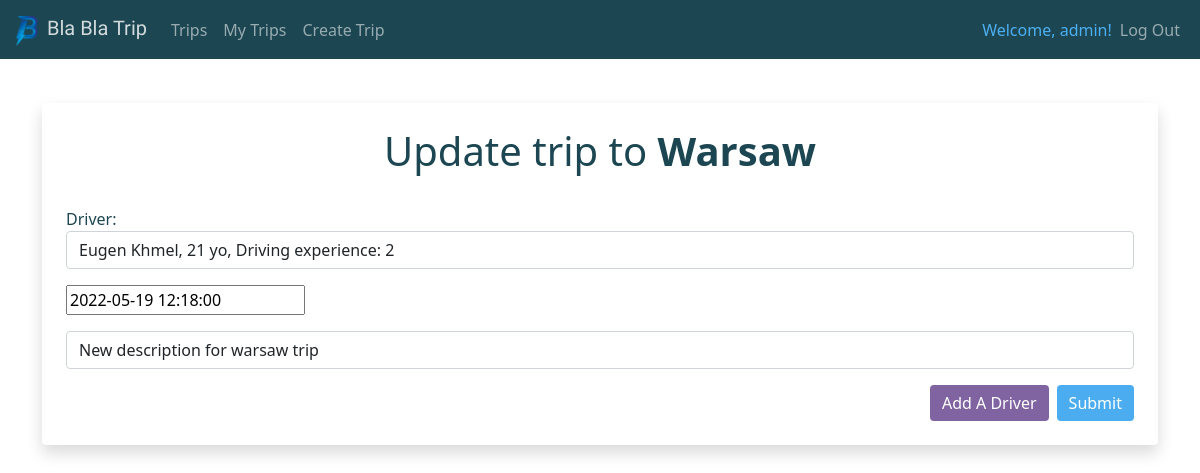
Page /update_trip/2 (signed in) on the committed database.
### trips/models.py (models this page shows, shortened)
class Trip(models.Model):
    num_of_places = models.PositiveIntegerField()
    start_date_and_time = models.DateTimeField()
    places_left = models.IntegerField(blank=True, null=True)
    description = models.TextField(blank=True)
    passengers = models.ManyToManyField(Passenger, blank=True)
    start_country = models.ForeignKey(
        Country, on_delete=models.CASCADE, related_name='Start_country')
    end_country = models.ForeignKey(
        Country, on_delete=models.CASCADE, related_name='End_country')
    start_city = models.ForeignKey(
        City, on_delete=models.CASCADE, related_name='Start_city')
    end_city = models.ForeignKey(
        City, on_delete=models.CASCADE, related_name='End_city')
    driver = models.ForeignKey(Driver, on_delete=models.CASCADE)

class City(models.Model):
    city_name = models.CharField(max_length=255)
    country = models.ForeignKey(Country, on_delete=models.CASCADE)
    def __str__(self):
        return f'{self.city_name}'
    class Meta:
        verbose_name = 'City'
        verbose_name_plural = 'Cities'

### trips/views.py (the view)
# urls.py: path('update_trip/<trip_id>', views.update_trip, name='update-trip'),
def update_trip(request, trip_id):
    if request.user.is_authenticated:
        trip = Trip.objects.get(pk=trip_id)
        if trip.driver.user == request.user:
            if request.method == 'POST':
                form = UpdateTripForm(
                    request.user, request.POST, instance=trip)
                if form.is_valid():
                    form.save()
                    return redirect('trip-details', trip_id)
            else:
                form = UpdateTripForm(request.user, instance=trip)
            return render(request, 'trips/update_trip.html', {'trip': trip, 'form': form})
        else:
            messages.success(
                request, ('This trip does not belong to you!'))
            return redirect('my-trips')
    else:
        messages.success(
            request, ('You must be authorized to update a trip'))
        return redirect('login')

### trips/forms.py (shortened to what this page needs)
class UpdateTripForm(ModelForm):
    class Meta:
        model = Trip
        fields = ('driver', 'start_date_and_time',
                  'description', )
        labels = {
            'start_date_and_time': '',
            'description': '',
            'driver': 'Driver'
        }
        widgets = {
            'start_date_and_time': DateTimePickerInput(attrs={'placeholder': 'Department Time'}),
            'description': forms.TextInput(attrs={'class': 'form-control', 'placeholder': 'Description'}),
        }
    def __init__(self, user, *args, **kwargs):
        super(UpdateTripForm, self).__init__(*args, **kwargs)
        self.fields['driver'].widget.attrs['class'] = 'form-control'
        self.fields['driver'].queryset = Driver.objects.filter(
            user=user)

### users/models.py (called while the page is built)
    def __str__(self):
        return f'{self.first_name} {self.last_name}, {self.age} yo, Driving experience: {self.experience_in_driving}'

### trips/templates/trips/update_trip.html (shortened to what this page needs)
{% extends 'trips/base.html' %}
{% load bootstrap4 %}
{% block content %}
<div class="container">
    <div class="shadow p-4 mb-5 bg-body rounded">
    <center>
        <h1>Update trip to <b>{{trip.end_city}}</b></h1>
    </center>
    <br>
    <form action="" method="POST">
        {{ form.as_p }}
        <div class="d-grid gap-2 d-md-flex justify-content-md-end">
        <a class="btn btn-secondary" href="{% url 'add-driver' trip.id%}">Add A Driver</a>
        <input type="submit", value="Submit", class="btn btn-primary">
        </div>
    </form>
    </div>
</div>
{% endblock %}

### trips/templates/trips/navbar.html (shortened to what this page needs)
{% load static %}
<nav class="navbar navbar-expand-lg navbar-dark" style="background-color: #1c4651;">
    <div class="container-fluid">
        <a class="navbar-brand" href="{% url 'home' %}" style="color:rgba(255, 255, 255, 0.8); font-family: 'Catamaran', sans-serif;">
            <img src="{% static 'logoResized.png' %}" width="30" height="30" class="d-inline-block align-text-top">
            Bla Bla Trip
        </a>
        <div class="collapse navbar-collapse" id="navbarSupportedContent">
            <ul class="nav navbar-nav ml-auto mb-2 mb-lg-0">
                <li class="nav-item">
                    <a class="nav-link" href="{% url 'list-trips' %}">Trips</a>
                </li>
                {% if user.is_authenticated %}
                <li class="nav-item">
                    <a class="nav-link" href="{% url 'my-trips' %}">My Trips</a>
                </li>
                <li class="nav-item">
                    <a class="nav-link" href="{% url 'add-trip' %}">Create Trip</a>
                </li>
                {% endif %}
        </div>
        <div class="collapse navbar-collapse justify-content-end" id="navbarSupportedContent">
            <ul class="nav navbar-nav ml-auto">
                {% if user.is_authenticated %}
                <span class="navbar-text" style="color: #4db0f3">Welcome, {{user.username}}!</span>
                <li class="nav-item">
                    <a class="nav-link" href="{% url 'logout' %}">Log Out</a>
                </li>
                {% endif %}
            </ul>
        </div>
    </div>
</nav>

### static/style.css (style rules this page uses)
.btn-primary, .btn-primary:hover, .btn-primary:active, .btn-primary:visited { background-color: #4badef !important; border: 1px #4badef !important; }
body { margin: 0; background: #f9f9f9; font-family: 'Ubuntu', sans-serif; font-style: normal; color: #1c4651 !important; }
.btn-secondary, .btn-secondary:hover, .btn-secondary:active, .btn-secondary:visited { background-color: #8064A2 !important; border: 1px #8064A2 !important; }
.container { margin: 20px 0; }

### rows in the picture
Trip: end_city "Warsaw", driver "Eugen Khmel, 21 yo, Driving experience: 2", start_date_and_time "2022-05-19 12:18:00", description "New description for warsaw trip"

### other values in the picture
{{ user.username }} "admin"
